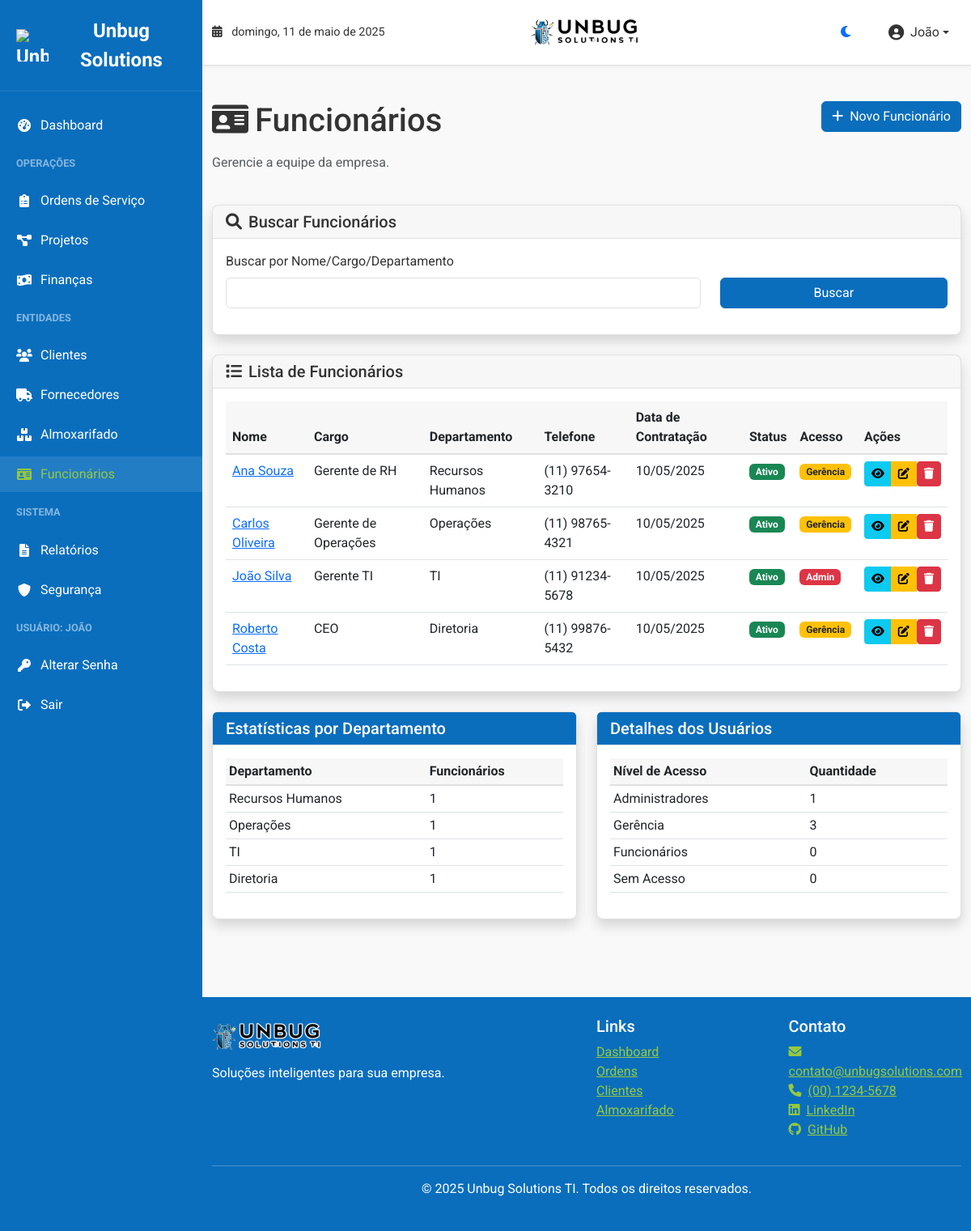
/employees/ (signed in), run on an earlier commit of the app's database.
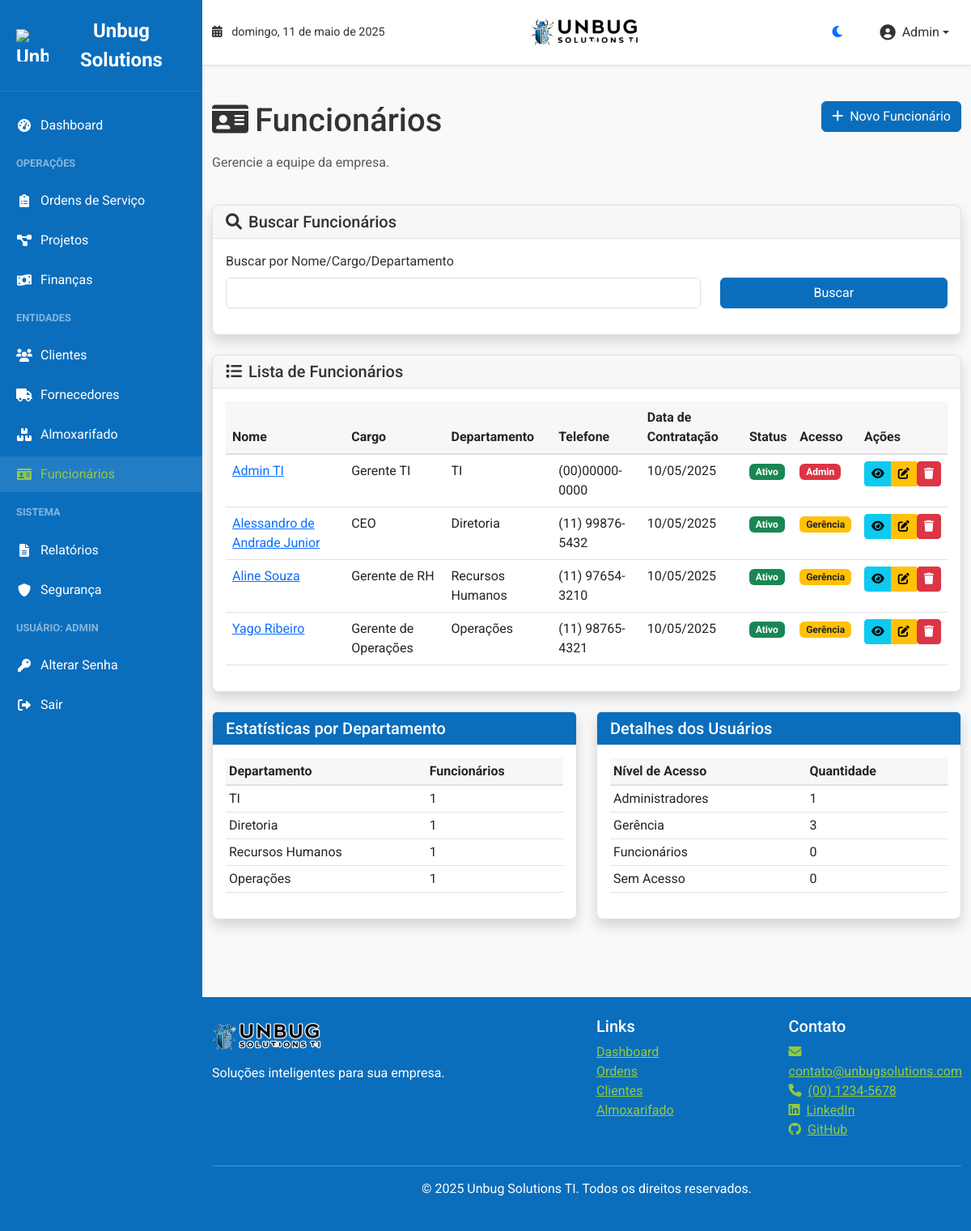
And on a later commit of the database.
### models.py (models this page shows)
class Employee(db.Model):
    id = db.Column(db.Integer, primary_key=True)
    first_name = db.Column(db.String(50), nullable=False)
    last_name = db.Column(db.String(50), nullable=False)
    position = db.Column(db.String(100))
    department = db.Column(db.String(100))
    phone = db.Column(db.String(20))
    hire_date = db.Column(db.Date, default=datetime.utcnow)
    active = db.Column(db.Boolean, default=True)
    created_at = db.Column(db.DateTime, default=datetime.utcnow)
    updated_at = db.Column(db.DateTime, default=datetime.utcnow, onupdate=datetime.utcnow)
    user_id = db.Column(db.Integer, ForeignKey('user.id'))
    user = relationship("User", back_populates="employee")
    service_orders = relationship("ServiceOrder", back_populates="employee")
    projects = relationship("Project", back_populates="manager")
    @property
    def full_name(self):
        return f"{self.first_name} {self.last_name}"

### blueprints/employees.py (the view)
@employees_bp.route('/')
@login_required
def index():
    search_form = SearchForm()
    query = Employee.query
    if request.args.get('query'):
        search_term = f"%{request.args.get('query')}%"
        query = query.filter(Employee.first_name.like(search_term) |
                            Employee.last_name.like(search_term) |
                            Employee.position.like(search_term) |
                            Employee.department.like(search_term))
    employees = query.order_by(Employee.first_name).all()
    return render_template('employees/index.html',
                          employees=employees,
                          search_form=search_form)

### forms.py
class SearchForm(FlaskForm):
    query = StringField('Buscar')
    status = SelectField('Status', choices=[
        ('', 'Todos'),
        ('open', 'Aberta'),
        ('in_progress', 'Em Andamento'),
        ('completed', 'Concluída'),
        ('cancelled', 'Cancelada')
    ])
    date_from = DateField('De', validators=[Optional()])
    date_to = DateField('Até', validators=[Optional()])
    submit = SubmitField('Buscar')

### models.py (called while the page is built)
    @property
    def is_active(self):
        return self._is_active

    def is_admin(self):
        return self.role == 'admin'

    def is_management(self):
        return self.role == 'management' or self.role == 'admin'

    def has_security_access(self):
        return self.role == 'admin'

    def has_finance_access(self):
        return self.role in ['admin', 'management']

    def get_role_display(self):
        role_names = {
            'admin': 'Administrador',
            'management': 'Gerência',
            'employee': 'Funcionário'
        }
        return role_names.get(self.role, self.role)

### templates/employees/index.html (shortened to what the changed rows need)
{% extends 'base.html' %}
{% block content %}
<div class="row mb-4">
    <div class="col-md-8">
        <h1 class="mb-3"><i class="fas fa-id-card me-2"></i>Funcionários</h1>
    </div>
</div>
<div class="card shadow">
    <div class="card-body">
        <div class="table-responsive">
            <table class="table table-hover">
                <thead>
                    <tr>
                        <th>Nome</th>
                        <th>Cargo</th>
                        <th>Departamento</th>
                        <th>Telefone</th>
                        <th>Data de Contratação</th>
                        <th>Status</th>
                        <th>Acesso</th>
                        <th>Ações</th>
                    </tr>
                </thead>
                <tbody>
                    {% if employees %}
                        {% for employee in employees %}
                        <tr>
                            <td>
                                <a href="{{ url_for('employees.view', employee_id=employee.id) }}">
                                    {{ employee.full_name }}
                                </a>
                            </td>
                            <td>{{ employee.position }}</td>
                            <td>{{ employee.department }}</td>
                            <td>{{ employee.phone }}</td>
                            <td>{{ employee.hire_date.strftime('%d/%m/%Y') }}</td>
                            <td>
                                {% if employee.active %}
                                    <span class="badge bg-success">Ativo</span>
                                {% else %}
                                    <span class="badge bg-danger">Inativo</span>
                                {% endif %}
                            </td>
                            <td>
                                {% if employee.user %}
                                    {% if employee.user.role == 'admin' %}
                                        <span class="badge bg-danger">Admin</span>
                                    {% elif employee.user.role == 'management' %}
                                        <span class="badge bg-warning text-dark">Gerência</span>
                                    {% else %}
                                        <span class="badge bg-primary">Funcionário</span>
                                    {% endif %}
                                {% else %}
                                    <span class="badge bg-secondary">Sem Acesso</span>
                                {% endif %}
                            </td>
                            <td>
                                <div class="btn-group">
                                    <a href="{{ url_for('employees.view', employee_id=employee.id) }}" class="btn btn-sm btn-info" title="Visualizar">
                                        <i class="fas fa-eye"></i>
                                    </a>
                                    {% if current_user.is_management() %}
                                    <a href="{{ url_for('employees.edit', employee_id=employee.id) }}" class="btn btn-sm btn-warning" title="Editar">
                                        <i class="fas fa-edit"></i>
                                    </a>
                                    {% endif %}
                                    {% if current_user.is_admin() %}
                                    <form action="{{ url_for('employees.delete', employee_id=employee.id) }}" method="post" class="d-inline" onsubmit="return confirm('Tem certeza que deseja excluir este funcionário?\nEsta ação não pode ser desfeita!');">
                                        <button type="submit" class="btn btn-sm btn-danger" title="Excluir">
                                            <i class="fas fa-trash"></i>
                                        </button>
                                    </form>
                                    {% endif %}
                                </div>
                            </td>
                        </tr>
                        {% endfor %}
                    {% else %}
                        <tr>
                            <td colspan="8" class="text-center">Nenhum funcionário encontrado.</td>
                        </tr>
                    {% endif %}
                </tbody>
            </table>
        </div>
    </div>
</div>
<div class="row mt-4">
    <div class="col-md-6">
        <div class="card shadow">
            <div class="card-body">
                {% set departments = {} %}
                {% for employee in employees %}
                    {% if employee.department in departments %}
                        {% set _ = departments.update({employee.department: departments[employee.department] + 1}) %}
                    {% else %}
                        {% set _ = departments.update({employee.department: 1}) %}
                    {% endif %}
                {% endfor %}
                <div class="table-responsive">
                    <table class="table table-sm table-hover">
                        <thead>
                            <tr>
                                <th>Departamento</th>
                                <th>Funcionários</th>
                            </tr>
                        </thead>
                        <tbody>
                            {% for dept, count in departments.items() %}
                            <tr>
                                <td>{{ dept }}</td>
                                <td>{{ count }}</td>
                            </tr>
                            {% endfor %}
                        </tbody>
                    </table>
                </div>
            </div>
        </div>
    </div>
    <div class="col-md-6">
        <div class="card shadow">
            <div class="card-body">
                {% set user_roles = {'admin': 0, 'management': 0, 'employee': 0, 'no_access': 0} %}
                {% for employee in employees %}
                    {% if employee.user %}
                        {% if employee.user.role == 'admin' %}
                            {% set _ = user_roles.update({'admin': user_roles['admin'] + 1}) %}
                        {% elif employee.user.role == 'management' %}
                            {% set _ = user_roles.update({'management': user_roles['management'] + 1}) %}
                        {% else %}
                            {% set _ = user_roles.update({'employee': user_roles['employee'] + 1}) %}
                        {% endif %}
                    {% else %}
                        {% set _ = user_roles.update({'no_access': user_roles['no_access'] + 1}) %}
                    {% endif %}
                {% endfor %}
                <div class="table-responsive">
                    <table class="table table-sm table-hover">
                        <thead>
                            <tr>
                                <th>Nível de Acesso</th>
                                <th>Quantidade</th>
                            </tr>
                        </thead>
                    </table>
                </div>
            </div>
        </div>
    </div>
</div>
{% endblock %}

### templates/base.html (shortened to what the changed rows need)
<!DOCTYPE html>
<html lang="pt-br">
<head>
    <link href="https://cdn.jsdelivr.net/npm/bootstrap@5.3.0-alpha1/dist/css/bootstrap.min.css" rel="stylesheet">
    <link rel="stylesheet" href="https://cdnjs.cloudflare.com/ajax/libs/font-awesome/6.0.0/css/all.min.css">
    <link rel="stylesheet" href="{{ url_for('static', filename='css/style.css') }}">
</head>
<body class="light-theme">
    {% if current_user.is_authenticated %}
    <div id="sidebar" class="sidebar">
        <div class="sidebar-header">
            <div class="sidebar-brand">
                <img src="{{ url_for('static', filename='img/unbug_symbol.png') }}" alt="Unbug Solutions TI Logo" class="logo-icon">
                <span>Unbug Solutions</span>
            </div>
        </div>
        <ul class="sidebar-nav">
            <li class="nav-item">
                <a href="{{ url_for('dashboard.index') }}" class="{% if request.path.startswith('/dashboard') %}active{% endif %}">
                    <i class="fas fa-tachometer-alt"></i> Dashboard
                </a>
            </li>
            <li class="nav-item-header">Operações</li>
            <li class="nav-item">
                <a href="{{ url_for('orders.index') }}" class="{% if request.path == url_for('orders.index') %}active{% endif %}">
                    <i class="fas fa-clipboard-list"></i> Ordens de Serviço
                </a>
            </li>
            <li class="nav-item">
                <a href="{{ url_for('orders.projects') }}" class="{% if request.path == url_for('orders.projects') %}active{% endif %}">
                    <i class="fas fa-project-diagram"></i> Projetos
                </a>
            </li>
            {% if current_user.has_finance_access() %}
            <li class="nav-item">
                <a href="{{ url_for('finance.index') }}" class="{% if request.path.startswith('/finance') %}active{% endif %}">
                    <i class="fas fa-money-bill-wave"></i> Finanças
                </a>
            </li>
            {% endif %}
            <li class="nav-item-header">Entidades</li>
            <li class="nav-item">
                <a href="{{ url_for('clients.index') }}" class="{% if request.path.startswith('/clients') %}active{% endif %}">
                    <i class="fas fa-users"></i> Clientes
                </a>
            </li>
            <li class="nav-item">
                <a href="{{ url_for('clients.suppliers') }}" class="{% if request.path == url_for('clients.suppliers') %}active{% endif %}">
                    <i class="fas fa-truck"></i> Fornecedores
                </a>
            </li>
            <li class="nav-item">
                <a href="{{ url_for('stock.index') }}" class="{% if request.path.startswith('/stock') %}active{% endif %}">
                    <i class="fas fa-boxes"></i> Almoxarifado
                </a>
            </li>
            <li class="nav-item">
                <a href="{{ url_for('employees.index') }}" class="{% if request.path.startswith('/employees') %}active{% endif %}">
                    <i class="fas fa-id-card"></i> Funcionários
                </a>
            </li>
            {% if current_user.has_security_access() %}
            <li class="nav-item-header">Sistema</li>
            {% if current_user.is_management() %}
            <li class="nav-item">
                <a href="{{ url_for('reports.index') }}" class="{% if request.path.startswith('/reports') %}active{% endif %}">
                    <i class="fas fa-file-alt"></i> Relatórios
                </a>
            </li>
            {% endif %}
            <li class="nav-item">
                <a href="{{ url_for('security.index') }}" class="{% if request.path.startswith('/security') %}active{% endif %}">
                    <i class="fas fa-shield-alt"></i> Segurança
                </a>
            </li>
            {% endif %}
            <li class="nav-item-header">Usuário: {{ current_user.employee.first_name if current_user.employee else current_user.username }}</li>
            <li class="nav-item">
                <a href="{{ url_for('auth.change_password') }}">
                    <i class="fas fa-key"></i> Alterar Senha
                </a>
            </li>
            <li class="nav-item">
                <a href="{{ url_for('auth.logout') }}">
                    <i class="fas fa-sign-out-alt"></i> Sair
                </a>
            </li>
        </ul>
    </div>
    {% endif %}
    <div class="main-content">
        <header class="app-header">
            <div class="container-fluid">
                <div class="row align-items-center">
                    <div class="col-md-4">
                        <div class="header-user-menu d-flex justify-content-end align-items-center">
                            <div class="dropdown">
                                <button class="header-user-button dropdown-toggle" type="button" id="userMenuDropdown" data-bs-toggle="dropdown" aria-expanded="false">
                                    <i class="fas fa-user-circle me-2"></i>
                                    <span class="d-none d-sm-inline">{{ current_user.employee.first_name if current_user.employee else current_user.username }}</span>
                                </button>
                            </div>
                        </div>
                    </div>
                </div>
            </div>
        </header>
        <main class="container py-4">
            {% block content %}{% endblock %}
        </main>
    </div>
</body>
</html>

What changed in the data, as far as the page shows it:
changed Employee "Gerente TI": employee "JOÃO" → "ADMIN"; employee "João" → "Admin"; full_name "João Silva" → "Admin TI"; phone "(11) 91234-5678" → "(00)00000-0000"; moves up the list
changed Employee "CEO": full_name "Roberto Costa" → "Alessandro de Andrade Junior"; moves up the list
changed Employee "Gerente de RH": full_name "Ana Souza" → "Aline Souza"
changed Employee "Gerente de Operações": full_name "Carlos Oliveira" → "Yago Ribeiro"
